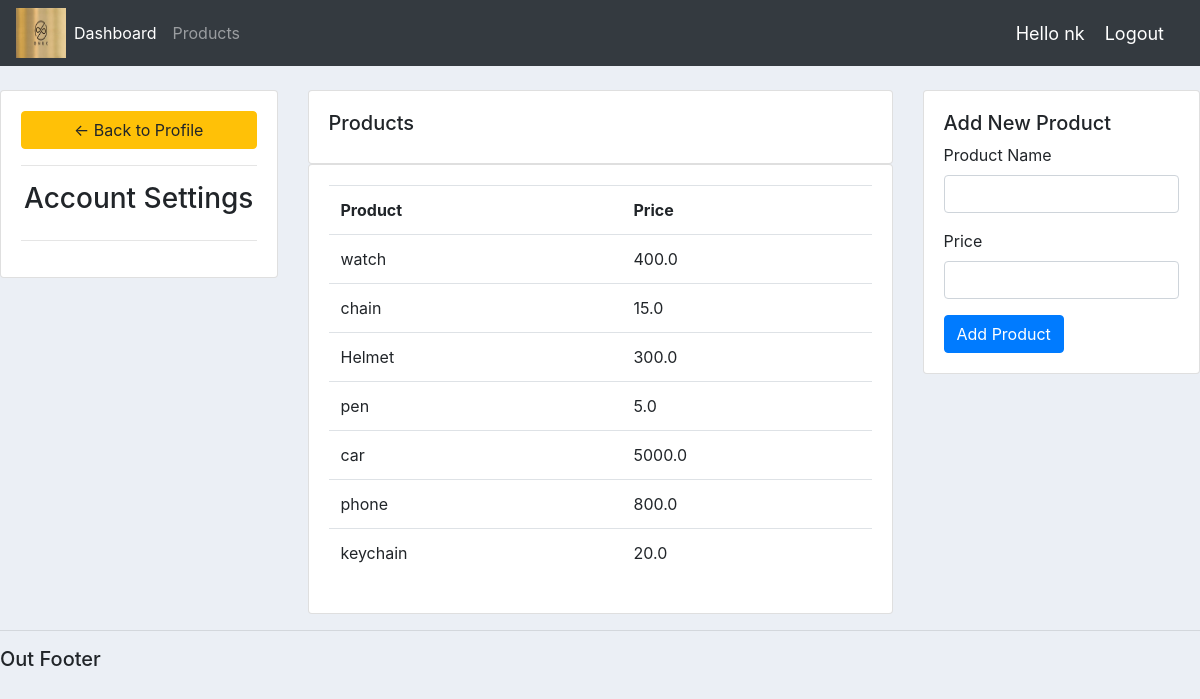
Screenshot of /products/ (signed in) with the database file from the repository.
### accounts/models.py (models this page shows, shortened)
class Product (models.Model):
    CATEGORY = (('Luxury', 'Luxury'),
                ('Basic', 'Basic'),
              )
    name = models.CharField(max_length=200, null=True)
    price = models.FloatField(null=True)
    category = models.CharField(max_length=200, null=True,choices=CATEGORY)
    description = models.CharField(max_length=200, null=True, blank=True)
    date_created= models.DateTimeField(auto_now_add=True, null=True)
    tags= models.ManyToManyField(Tag)

### accounts/decoraters.py (the view)
        def wrapper(request, *args, **kwargs):
            group = None
            if request.user.groups.exists():
                group = request.user.groups.all()[0].name
            if group in allowed_roles:
                return view_f(request, *args, **kwargs)
            elif group =='employee':
                messages.warning(request, 'You are not allowed for it, please ask for admin')
                return redirect('home')
            else:
                messages.warning(request, 'You are not allowed for it, please ask for admin')
                return redirect('user_page')

### accounts/decoraters.py (called while the page is built)
def allowed_user(allowed_roles=[]):
    def decorator(view_f):
        def wrapper(request, *args, **kwargs):
            group = None
            if request.user.groups.exists():
                group = request.user.groups.all()[0].name
            if group in allowed_roles:
                return view_f(request, *args, **kwargs)
            elif group =='employee':
                messages.warning(request, 'You are not allowed for it, please ask for admin')
                return redirect('home')
            else:
                messages.warning(request, 'You are not allowed for it, please ask for admin')
                return redirect('user_page')
        return wrapper
    return decorator

### accounts/views.py (called while the page is built)
@login_required(login_url='login')
@allowed_user(allowed_roles=['admin','employee'])
def products(request):
    products = Product.objects.all()
    if request.method == 'POST':
        name = request.POST.get('name')
        category = request.POST.get('category')
        price = request.POST.get('price')
        product = Product(name=name, category=category, price=price)
        product.save()
        return redirect('/')
    else:
        products = Product.objects.all()
    return render(request, 'accounts/products.html', {'products': products})

### accounts/templates/accounts/products.html (shortened to what this page needs)
{% extends 'accounts/main.html' %}
 {% block content %}
	<br>
<div class="row">
	<div class="col-md-3">
		<div class="card card-body">
			<a class="btn btn-warning" href="{% url 'home' %}"> &#8592; Back to Profile</a>
			<hr>
			<h3 style="text-align: center">Account Settings</h3>
			<hr>
		</div>
	</div>
	<div class="col-md-6">
				<div class="card card-body">
					<h5>Products</h5>
				</div>
				<div class="card card-body">
					<table class="table">
						<tr>
							<th>Product</th>
							<th>Price</th>
						</tr>
						{% for i in products %}
						<tr>
							<td>{{ i.name }}</td>
							<td>{{ i.price }}</td>
						</tr>
						{% endfor %}
					</table>
				</div>
	</div>
	<div class="col-md-3">
		<div class="card card-body">
			<h5>Add New Product</h5>
			<form method="POST" action="{% url 'products' %}">
				<div class="form-group">
					<label for="name">Product Name</label>
					<input type="text" name="name" class="form-control" required>
				</div>
				<div class="form-group">
					<label for="price">Price</label>
					<input type="number" name="price" class="form-control" required>
				</div>
				<button type="submit" class="btn btn-primary">Add Product</button>
			</form>
		</div>
	</div>
</div>
 {% endblock %}

### accounts/templates/accounts/main.html (shortened to what this page needs)
<!DOCTYPE html>
{% load static %}
<html lang="en">
<head>
    <link rel="stylesheet" href="https://cdn.jsdelivr.net/npm/bootstrap@4.3.1/dist/css/bootstrap.min.css">
    <link rel="stylesheet", type="text/css" href=" {% static '/css/main.css' %}">
</head>
<body>
    {%include 'accounts/navbar.html'%}
        {% block content %}
        {% endblock %}
        <hr>
        <h5>Out Footer</h5>
</body>
</html>

### accounts/templates/accounts/navbar.html (shortened to what this page needs)
{% load static %}
<link rel="stylesheet", type="text/css" href=" {% static '/css/main.css' %}">
<nav class="navbar navbar-expand-lg navbar-dark bg-dark">
  <img src="{% static 'images/logos.png' %}"style="width: 50px; height: 50px;">
  <div class="collapse navbar-collapse" id="navbarNavAltMarkup">
    <div class="navbar-nav">
      {% if request.user.is_staff %}
        <a class="nav-item nav-link active" href="{% url 'home' %}">Dashboard </a>
        <a class="nav-item nav-link" href="{% url 'products' %}">Products</a>
      {% else %}
        <a class="nav-item nav-link active" href="{% url 'account_settings'%}">Account</a>
      {%endif%}
    </div>
  </div>
  <span class="user_name">Hello {{request.user}}</span>
  <span ><a  class="user_name" href="{% url 'logout' %}">Logout</a></span>
</nav>

### static/css/main.css (style rules this page uses)
body { background-color: #ebeff5; }

### accounts/templates/accounts/navbar.html (style rules this page uses)
.user_name { font-size: 18px; color: #fff; margin-right: 20px; }

### rows the page displays
Product: name "watch", price "400.0"
Product: name "chain", price "15.0"
Product: name "Helmet", price "300.0"
Product: name "pen", price "5.0"
Product: name "car", price "5000.0"
Product: name "phone", price "800.0"
Product: name "keychain", price "20.0"

### other values shown
{{ request.user }} "nk"
